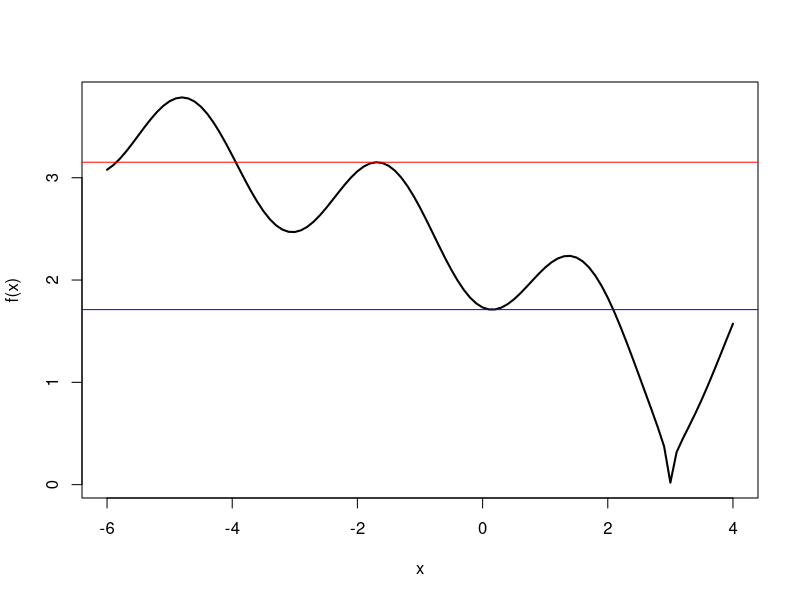

Generate this figure with R: (Note: this script raises an error after producing the figure.)
## ---- chunk 1
is.integer(2)
if(sqrt(2) * sqrt(2) != 2) print("what ?!")
if(0.1 + 0.2 == 0.3) print("result is ok")
if(0.1 + 0.2 != 0.3) print("no way !!!!")
## ---- chunk 2
#1.

f <- function(x){
   a <- sin(x)^2
   b <- sqrt(abs(x-3))
   r <- a + b
   r
}


#2.Courbe de la fonction f sur [-6,4]
curve(f, from = -6, to = 4, lwd =2)

#3.
integrate(f, -6, 4)

#4.
mn <- optimize(f, interval = c(-6,4))
mn

mx <- optimize(f, interval = c(-6,4), maximum= TRUE)
mx

abline(h = mn$objective, col ="blue")
abline(h = mx$objective, col ="red")

## ---- chunk 3
rm(list = ls())
#1. 
#rnorm genere des nombres aléatoires à partir de la distribution normale
simuData <- function(n){
  rnorm(n)
}
x <- simuData(20)
x

#2.
perteprim <- function(s,y, p){
  
  for(i in 1:length(y)){
      x = x + ( abs(s-y[i]) ^ p ) 
  }
  
  res = x ^ (1/p)
  res
}

perte <- function(s,y, p){
  return ( sum(abs(s-y) ^ p ) ^ (1/p))
}

#3.
for ( p in c(1,2,5,1/2) ){
  print(paste("Pour p = ", p))
  min <- optimize(perte, interval = range(x), y = simuData(20), p=p)
  print(min)
}

#4.
curve(perte( simuData(20) ) ,from = -10, to = 10) 

